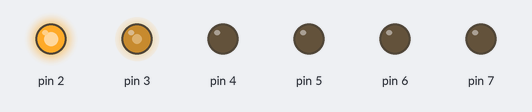
Recording of a sketch running on a simulated Arduino Uno, built with avr-gcc and run on an emulated ATmega328P. On the bench: output pins drawn as LEDs (lit = HIGH). What the sketch prints to the serial monitor is not drawn.

Above: at 0.05 s.
At 2.35 s:
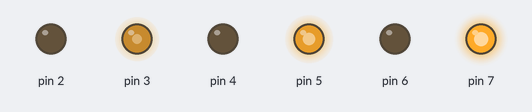
Timing chart, 0 to 3.0 s (numbered marks = the images above):
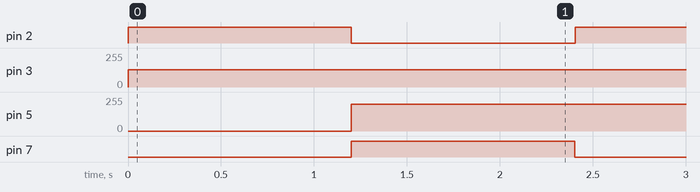

Measured:
- by itself, pin 2, pin 7: alternates HIGH for 1.2 s and LOW for 1.2 s
- by itself, pin 3: 0/255 → 130/255 at 0.00 s
- by itself, pin 5: 0/255 → 200/255 at 1.2 s

The sketch:

sketch_TB6612FNG_MotorDriver.ino
```cpp
#include "Motor.h"
#include "PwrMgt.h"
int CW = 0;
int CCW = 1;

Motor motorA(3,2,4);
Motor motorB(5,6,7);
PwrMgt power(8);

void setup() {
 Serial.begin(115200);
 while(!Serial);
 Serial.println("---------Starting-----");
}

void loop() {
  Serial.println("Waking up motors..." );
  power.wakeup();
  Serial.println("Starting motors: A(3,2,4) and B(5,6,7)" );
  motorA.run(130, CW, 1200); //(pwm,dir, dur)
  motorB.run(200, CCW, 1200);
  Serial.println("Putting motors to sleep ..." );
  power.powerdown();
}
```
